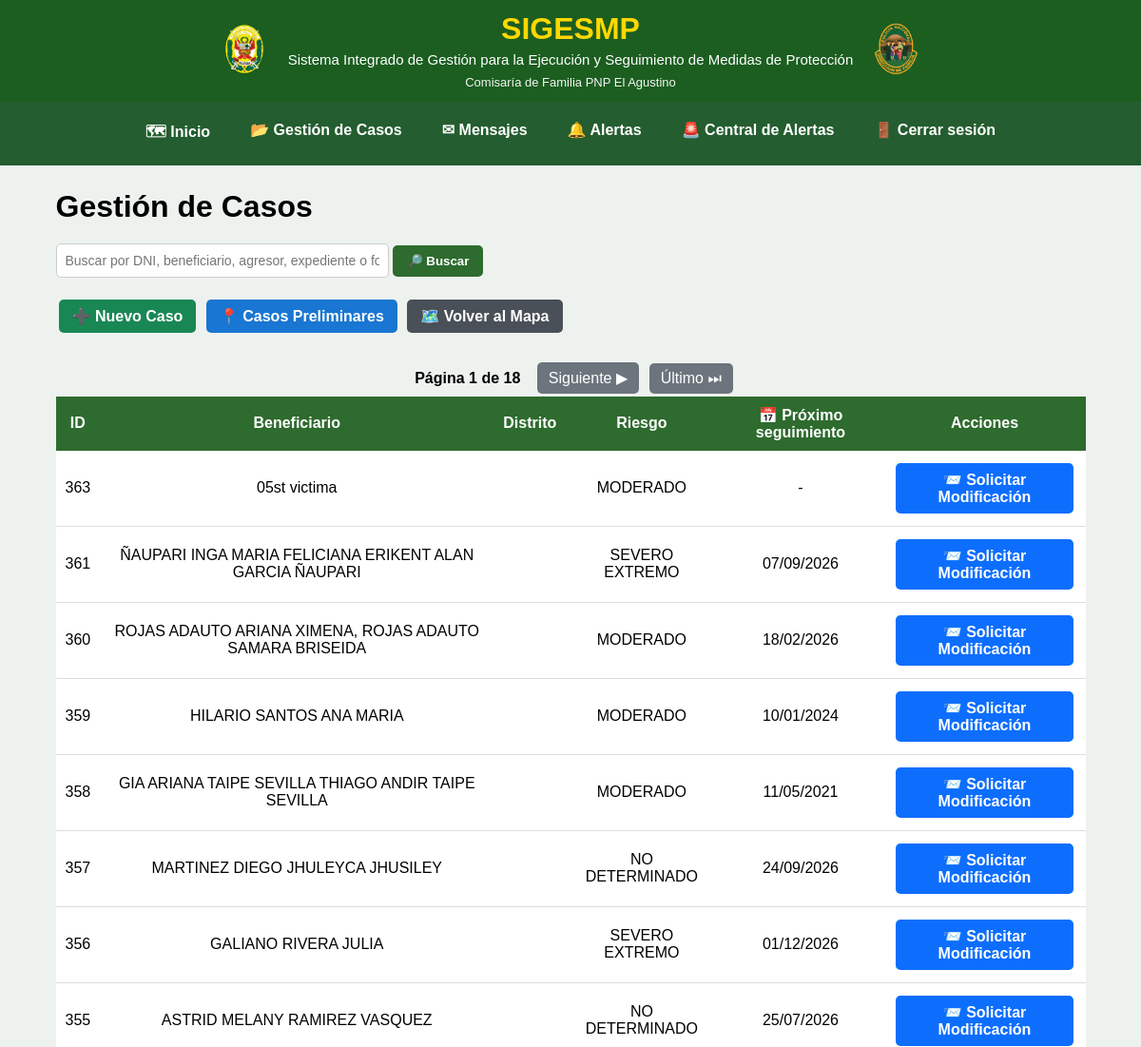
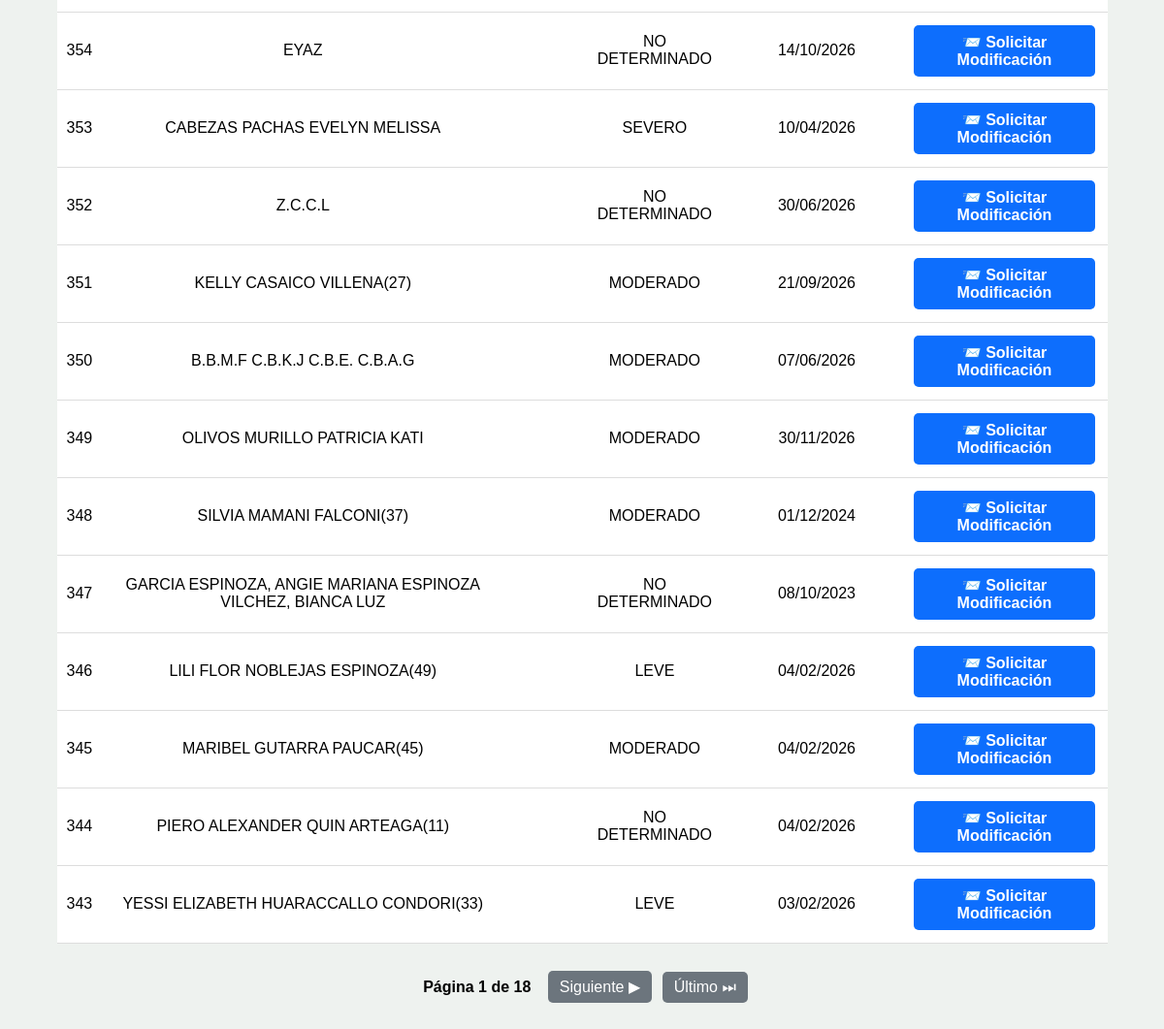
Page /gestion-casos/ (signed in) on the committed database (2 pictures, top to bottom).
### mapa/models.py (models this page shows, shortened)
class Caso(models.Model):
    RIESGOS = [
        ("LEVE", "Leve"),
        ("MODERADO", "Moderado"),
        ("SEVERO", "Severo"),
        ("SEVERO EXTREMO", "Severo extremo"),
        ("NO DETERMINADO", "No determinado"),
    ]
    NOTIFICACION = [
        ("PENDIENTE", "Pendiente"),
        ("NOTIFICADO", "Notificado"),
    ]
    TIPO_VIOLENCIA = [
        ("FISICA", "Física"),
        ("PSICOLOGICA", "Psicológica"),
        ("SEXUAL", "Sexual"),
        ("ECONOMICA", "Económica o Patrimonial"),
    ]
    ESTADO_UBICACION_AGRESOR = [
        ("UBICADO", "Ubicado"),
        ("NO UBICADO", "No ubicado"),
    ]
    beneficiario = models.CharField(
        max_length=200,
        blank=True
    )
    dni_beneficiario = models.CharField(
        max_length=8,
        blank=True
    )
    domicilio = models.CharField(
        max_length=300,
        blank=True
    )
    region_domicilio = models.ForeignKey(
        Region,
        on_delete=models.SET_NULL,
        null=True,
        blank=True,
        related_name="casos_region_domicilio"
    )
    provincia_domicilio = models.ForeignKey(
        Provincia,
        on_delete=models.SET_NULL,
        null=True,
        blank=True,
        related_name="casos_provincia_domicilio"
    )
    distrito_domicilio = models.ForeignKey(
        Distrito,
        on_delete=models.SET_NULL,
        null=True,
        blank=True,
        related_name="casos_distrito_domicilio"
    )
    tipo_via = models.CharField(
        max_length=30,
        blank=True,
        verbose_name="Tipo de vía"
    )
    nombre_via = models.CharField(
        max_length=200,
        blank=True,
        verbose_name="Nombre de vía"
    )
    numero_via = models.CharField(
        max_length=50,
        blank=True,
        verbose_name="Número"
    )
    complemento_domicilio = models.CharField(
        max_length=300,
        blank=True,
        verbose_name="Complemento / referencia"
    )
    domicilio_normalizado = models.CharField(
        max_length=250,
        blank=True,
        verbose_name="Domicilio normalizado"
    )
    nivel_riesgo = models.CharField(
        max_length=30,
        choices=RIESGOS,
        blank=True
    )
    region_denuncia = models.ForeignKey(
        Region,
        on_delete=models.PROTECT,
        related_name="casos_denuncia_region",
        null=True,
        blank=True,
    )
    provincia_denuncia = models.ForeignKey(
        Provincia,
        on_delete=models.PROTECT,
        related_name="casos_denuncia_provincia",
        null=True,
        blank=True,
    )
    distrito_denuncia = models.ForeignKey(
        Distrito,
        on_delete=models.PROTECT,
        related_name="casos_denuncia_distrito",
        null=True,
        blank=True,
    )
    region_medida = models.ForeignKey(
        Region,
        on_delete=models.PROTECT,
        related_name="casos_medida_region",
        null=True,
        blank=True,
    )
    provincia_medida = models.ForeignKey(
        Provincia,
        on_delete=models.PROTECT,
        related_name="casos_medida_provincia",
        null=True,
        blank=True,
    )
    distrito_medida = models.ForeignKey(
        Distrito,
        on_delete=models.PROTECT,
        related_name="casos_medida_distrito",
        null=True,
        blank=True,
    )
    comisaria_denuncia = models.CharField(
        max_length=150,
        verbose_name="Comisaría donde se interpuso la denuncia"
    )
    comisaria_medida = models.CharField(
        max_length=150,
        verbose_name="Comisaría de Familia responsable"
    )
    efectivo = models.CharField(
        max_length=100,
        blank=True
    )
    responsable = models.ForeignKey(
        User,
        null=True,
        blank=True,
        on_delete=models.SET_NULL,
        related_name="casos_asignados"
    )
    folder = models.CharField(
        max_length=100,
        blank=True
    )
    expediente = models.CharField(
        max_length=100,
        blank=True
    )
    agresor = models.CharField(
        max_length=200,
        blank=True
    )
    dni_agresor = models.CharField(
        max_length=8,
        blank=True
    )
    telefono_agresor = models.CharField(
        "Teléfono del agresor",
        max_length=50,
        blank=True
    )
    direccion_agresor = models.CharField(
        "Dirección del agresor",
        max_length=300,
        blank=True
    )
    tipo_via_agresor = models.CharField(
        max_length=30,
        blank=True,
        verbose_name="Tipo de vía"
    )
    nombre_via_agresor = models.CharField(
        max_length=200,
        blank=True,
        verbose_name="Nombre de vía"
    )
    numero_via_agresor = models.CharField(
        max_length=50,
        blank=True,
        verbose_name="Número"
    )
    complemento_domicilio_agresor = models.CharField(
        max_length=300,
        blank=True,
        verbose_name="Complemento / referencia"
    )
    agresor_registro = models.ForeignKey(
        "Agresor",
        on_delete=models.SET_NULL,
        null=True,
        blank=True,
        related_name="casos"
    )
    region_agresor = models.ForeignKey(
        Region,
        on_delete=models.SET_NULL,
        null=True,
        blank=True,
        related_name="casos_region_agresor"
    )
    provincia_agresor = models.ForeignKey(
        Provincia,
        on_delete=models.SET_NULL,
        null=True,
        blank=True,
        related_name="casos_provincia_agresor"
    )
    distrito_agresor = models.ForeignKey(
        Distrito,
        on_delete=models.SET_NULL,
        null=True,
        blank=True,
        related_name="casos_distrito_agresor"
    )
    estado_ubicacion_agresor = models.CharField(
        "Estado de ubicación del agresor",
        max_length=15,
        choices=ESTADO_UBICACION_AGRESOR,
        default="NO UBICADO"
    )
    latitud_agresor = models.FloatField(
        null=True,
        blank=True
    )
    longitud_agresor = models.FloatField(
        null=True,
        blank=True
    )
    telefono = models.CharField(
        "Teléfono de la beneficiaria",
        max_length=50,
        blank=True
    )
    fecha_denuncia = models.DateField(
        "Fecha de la denuncia",
        null=True,
        blank=True
    )
    violencia_fisica = models.BooleanField(
        "Violencia física",
        default=False
    )
    violencia_psicologica = models.BooleanField(
        "Violencia psicológica",
        default=False
    )
    violencia_sexual = models.BooleanField(
        "Violencia sexual",
        default=False
    )
    violencia_economica = models.BooleanField(
        "Violencia económica o patrimonial",
        default=False
    )
    fecha_registro = models.DateField(
        null=True,
        blank=True
    )
    ultima_visita = models.DateField(
        null=True,
        blank=True
    )
    fecha_limite = models.DateField(
        "Próximo seguimiento",
        null=True,
        blank=True
    )
    notificacion_vencimiento_leida = models.BooleanField(
        default=False
    )
    notificacion_beneficiario = models.CharField(
        max_length=15,
        choices=NOTIFICACION,
        default="PENDIENTE"
    )
    fecha_notificacion_beneficiario = models.DateField(
        null=True,
        blank=True
    )
    motivo_notificacion_beneficiario_pendiente = models.TextField(
        "Motivo de notificación pendiente de la persona beneficiaria",
        blank=True
    )
    notificacion_agresor = models.CharField(
        max_length=15,
        choices=NOTIFICACION,
        default="PENDIENTE"
    )
    fecha_notificacion_agresor = models.DateField(
        null=True,
        blank=True
    )
    motivo_notificacion_agresor_pendiente = models.TextField(
        "Motivo de notificación pendiente de la persona agresora",
        blank=True
    )
    estado = models.CharField(
        max_length=15,
        default="ACTIVO"
    )
    fecha_eliminacion = models.DateTimeField(
        null=True,
        blank=True
    )
    eliminado_por = models.ForeignKey(
        User,
        null=True,
        blank=True,
        on_delete=models.SET_NULL,
        related_name="casos_eliminados"
    )
    latitud = models.FloatField(
        null=True,
        blank=True
    )
    longitud = models.FloatField(
        null=True,
        blank=True
    )
    edicion_autorizada = models.BooleanField(
        default=False
    )
    class Meta:
        permissions = [
            (
                "modificar_directo",
                "Puede modificar casos directamente"
            ),
            (
                "aprobar_modificacion",
                "Puede aprobar modificaciones"
            ),
            (
                "archivar_directo",
                "Puede archivar casos directamente"
            ),
            (
                "aprobar_archivado",
                "Puede aprobar archivados"
            ),
            (
                "eliminar_directo",
                "Puede eliminar casos directamente"
            ),
            (
                "aprobar_eliminacion",
                "Puede aprobar eliminaciones"
            ),
            (
                "administrar_usuarios",
                "Puede administrar usuarios"
            ),
        ]

### mapa/views.py (the view, shortened to what this page needs)
@login_required
@grupo_requerido(
    "Administrador",
    "Jefe_MP",
    "Usuario_MP",
    "Usuario_Estadistica"
)
def gestion_casos(request):
    busqueda = request.GET.get("q", "").strip()
    casos = Caso.objects.exclude(
        estado="ELIMINADO"
    )
    casos = casos.order_by("-id")
    from django.core.paginator import Paginator
    paginator = Paginator(casos, 20)
    pagina = request.GET.get("page")
    casos = paginator.get_page(pagina)
    return render(
        request,
        "mapa/gestion_casos.html",
        {
            "casos": casos,
            "busqueda": busqueda,
        }
    )

### mapa/templates/mapa/gestion_casos.html (shortened to what this page needs)
{% extends "mapa/base.html" %}
{% block content %}
<div class="contenedor">
    <h1>Gestión de Casos</h1>
    <div class="busqueda" style="position: relative;">
    <input
        type="text"
        id="buscadorCasos"
        name="q"
        value="{{ busqueda }}"
        placeholder="Buscar por DNI, beneficiario, agresor, expediente o folder"
        autocomplete="off"
    >
    <button type="button" onclick="buscarCasos()">
        🔎 Buscar
    </button>
</div>
    <div class="acciones">
        <a href="{% url 'nuevo_caso' %}"
           class="btn nuevo">
            ➕ Nuevo Caso
        </a>
        <a href="{% url 'casos_preliminares' %}"
            class="btn"
            style="background:#1976d2;">
            📍 Casos Preliminares
        </a>
        <a href="{% url 'inicio' %}"
           class="btn volver">
            🗺️ Volver al Mapa
        </a>
    </div>
{% if casos.has_other_pages %}
<div class="paginacion">
    <strong>
        Página {{ casos.number }} de {{ casos.paginator.num_pages }}
    </strong>
    {% if casos.has_next %}
        <a href="?page={{ casos.next_page_number }}{% if busqueda %}&q={{ busqueda|urlencode }}{% endif %}">
            Siguiente ▶
        </a>
        <a href="?page={{ casos.paginator.num_pages }}{% if busqueda %}&q={{ busqueda|urlencode }}{% endif %}">
            Último ⏭
        </a>
    {% endif %}
</div>
{% endif %}
    <div class="tabla-contenedor">
        <table>
            <thead>
                <tr>
                    <th>ID</th>
                    <th>Beneficiario</th>
                    <th>Distrito</th>
                    <th>Riesgo</th>
                    <th>📅 Próximo seguimiento</th>
                    <th>Acciones</th>
                </tr>
            </thead>
            <tbody>
                {% for caso in casos %}
                <tr>
                    <td>
                        {{ caso.id }}
                    </td>
                    <td>
                        {{ caso.beneficiario }}
                    </td>
                    <td>
                    </td>
                    <td>
                        {{ caso.nivel_riesgo }}
                    </td>
                    <td>
                        {% if caso.fecha_limite %}
                            {{ caso.fecha_limite|date:"d/m/Y" }}
                        {% else %}
                            -
                        {% endif %}
                    </td>
                    <td>
                        {% if request.user.is_superuser or request.user.groups.all.0.name == "Administrador" %}
                            <a href="{% url 'editar_caso' caso.id %}"
                               class="btn editar">
                                ✏️ Editar
                            </a>
                            <a href="{% url 'archivar_caso' caso.id %}"
                               class="btn archivar"
                               onclick="return confirm('¿Desea archivar este caso?');">
                                📁 Archivar
                            </a>
                            <a href="{% url 'eliminar_caso' caso.id %}"
                               class="btn eliminar"
                               onclick="return confirm('⚠️ ATENCIÓN: este caso será enviado a Casos Eliminados. ¿Desea continuar?');">
                                🗑️ Eliminar definitivamente
                            </a>
                        {% elif request.user.groups.all.0.name == "Usuario_MP" %}
                            {% if caso.edicion_autorizada %}
                                <a href="{% url 'editar_caso' caso.id %}"
                                   class="btn editar">
                                    ✏️ Modificar Caso
                                </a>
                                <span style="
                                    color:green;
                                    font-weight:bold;
                                    display:inline-block;
                                    margin:5px;
                                ">
                                    ✅ Autorizado
                                </span>
                            {% else %}
                                <a href="{% url 'solicitar_modificacion' caso.id %}"
                                   class="btn editar">
                                    📨 Solicitar Modificación
                                </a>
                            {% endif %}
                        {% endif %}
                    </td>
                </tr>
                {% empty %}
                <tr>
                    <td colspan="6">
                        No hay casos registrados.
                    </td>
                </tr>
                {% endfor %}
            </tbody>
        </table>
    </div>
    {% if casos.has_other_pages %}
    <div class="paginacion">
        <strong>
            Página {{ casos.number }}
            de {{ casos.paginator.num_pages }}
        </strong>
        {% if casos.has_next %}
            <a href="?page={{ casos.next_page_number }}">
                Siguiente ▶
            </a>
            <a href="?page={{ casos.paginator.num_pages }}">
                Último ⏭
            </a>
        {% endif %}
    </div>
    {% endif %}
</div>
{% endblock %}

### rows in the picture
Caso: id "363", beneficiario "05st victima", nivel_riesgo "MODERADO", edicion_autorizada "📨 Solicitar Modificación"
Caso: id "361", beneficiario "ÑAUPARI INGA MARIA FELICIANA ERIKENT ALAN GARCIA ÑAUPARI", nivel_riesgo "SEVERO EXTREMO", fecha_limite "07/09/2026", edicion_autorizada "📨 Solicitar Modificación"
Caso: id "360", beneficiario "ROJAS ADAUTO ARIANA XIMENA, ROJAS ADAUTO SAMARA BRISEIDA", nivel_riesgo "MODERADO", fecha_limite "18/02/2026", edicion_autorizada "📨 Solicitar Modificación"
Caso: id "359", beneficiario "HILARIO SANTOS ANA MARIA", nivel_riesgo "MODERADO", fecha_limite "10/01/2024", edicion_autorizada "📨 Solicitar Modificación"
Caso: id "358", beneficiario "GIA ARIANA TAIPE SEVILLA THIAGO ANDIR TAIPE SEVILLA", nivel_riesgo "MODERADO", fecha_limite "11/05/2021", edicion_autorizada "📨 Solicitar Modificación"
Caso: id "357", beneficiario "MARTINEZ DIEGO JHULEYCA JHUSILEY", nivel_riesgo "NO DETERMINADO", fecha_limite "24/09/2026", edicion_autorizada "📨 Solicitar Modificación"
Caso: id "356", beneficiario "GALIANO RIVERA JULIA", nivel_riesgo "SEVERO EXTREMO", fecha_limite "01/12/2026", edicion_autorizada "📨 Solicitar Modificación"
Caso: id "355", beneficiario "ASTRID MELANY RAMIREZ VASQUEZ", nivel_riesgo "NO DETERMINADO", fecha_limite "25/07/2026", edicion_autorizada "📨 Solicitar Modificación"
Caso: id "354", beneficiario "EYAZ", nivel_riesgo "NO DETERMINADO", fecha_limite "14/10/2026", edicion_autorizada "📨 Solicitar Modificación"
Caso: id "353", beneficiario "CABEZAS PACHAS EVELYN MELISSA", nivel_riesgo "SEVERO", fecha_limite "10/04/2026", edicion_autorizada "📨 Solicitar Modificación"
Caso: id "352", beneficiario "Z.C.C.L", nivel_riesgo "NO DETERMINADO", fecha_limite "30/06/2026", edicion_autorizada "📨 Solicitar Modificación"
Caso: id "351", beneficiario "KELLY CASAICO VILLENA(27)", nivel_riesgo "MODERADO", fecha_limite "21/09/2026", edicion_autorizada "📨 Solicitar Modificación"
Caso: id "350", beneficiario "B.B.M.F C.B.K.J C.B.E. C.B.A.G", nivel_riesgo "MODERADO", fecha_limite "07/06/2026", edicion_autorizada "📨 Solicitar Modificación"
Caso: id "349", beneficiario "OLIVOS MURILLO PATRICIA KATI", nivel_riesgo "MODERADO", fecha_limite "30/11/2026", edicion_autorizada "📨 Solicitar Modificación"
Caso: id "348", beneficiario "SILVIA MAMANI FALCONI(37)", nivel_riesgo "MODERADO", fecha_limite "01/12/2024", edicion_autorizada "📨 Solicitar Modificación"
Caso: id "347", beneficiario "GARCIA ESPINOZA, ANGIE MARIANA ESPINOZA VILCHEZ, BIANCA LUZ", nivel_riesgo "NO DETERMINADO", fecha_limite "08/10/2023", edicion_autorizada "📨 Solicitar Modificación"
Caso: id "346", beneficiario "LILI FLOR NOBLEJAS ESPINOZA(49)", nivel_riesgo "LEVE", fecha_limite "04/02/2026", edicion_autorizada "📨 Solicitar Modificación"
Caso: id "345", beneficiario "MARIBEL GUTARRA PAUCAR(45)", nivel_riesgo "MODERADO", fecha_limite "04/02/2026", edicion_autorizada "📨 Solicitar Modificación"
Caso: id "344", beneficiario "PIERO ALEXANDER QUIN ARTEAGA(11)", nivel_riesgo "NO DETERMINADO", fecha_limite "04/02/2026", edicion_autorizada "📨 Solicitar Modificación"
Caso: id "343", beneficiario "YESSI ELIZABETH HUARACCALLO CONDORI(33)", nivel_riesgo "LEVE", fecha_limite "03/02/2026", edicion_autorizada "📨 Solicitar Modificación"

### other values in the picture
{{ casos.number }} "1"
{{ casos.paginator.num_pages }} "18"
